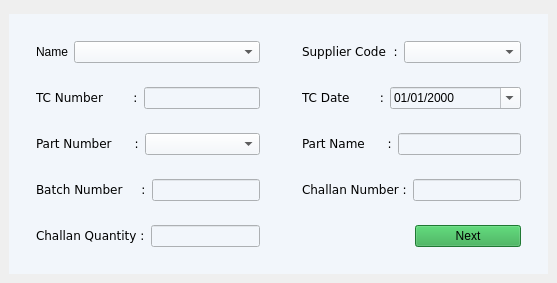
         <widget class="QWidget" name="entryForm">
          <layout class="QHBoxLayout" name="horizontalLayout">
           <property name="spacing">
            <number>0</number>
           </property>
           <property name="leftMargin">
            <number>0</number>
           </property>
           <property name="topMargin">
            <number>5</number>
           </property>
           <property name="rightMargin">
            <number>0</number>
           </property>
           <property name="bottomMargin">
            <number>0</number>
           </property>
           <item>
            <widget class="QFrame" name="subFrame">
             <property name="frameShape">
              <enum>QFrame::NoFrame</enum>
             </property>
             <property name="frameShadow">
              <enum>QFrame::Raised</enum>
             </property>
             <layout class="QVBoxLayout" name="verticalLayout_9">
              <item>
               <widget class="QFrame" name="subFrame_2">
                <property name="styleSheet">
                 <string notr="true">background-color: rgb(242, 246, 251);</string>
                </property>
                <property name="frameShape">
                 <enum>QFrame::NoFrame</enum>
                </property>
                <property name="frameShadow">
                 <enum>QFrame::Raised</enum>
                </property>
                <layout class="QHBoxLayout" name="horizontalLayout_8">
                 <item>
                  <widget class="QFrame" name="leftSubFrame">
                   <property name="frameShape">
                    <enum>QFrame::NoFrame</enum>
                   </property>
                   <property name="frameShadow">
                    <enum>QFrame::Raised</enum>
                   </property>
                   <layout class="QVBoxLayout" name="verticalLayout_10">
                    <item>
                     <widget class="QFrame" name="nameFrame">
                      <property name="frameShape">
                       <enum>QFrame::NoFrame</enum>
                      </property>
                      <property name="frameShadow">
                       <enum>QFrame::Raised</enum>
                      </property>
                      <layout class="QHBoxLayout" name="horizontalLayout_9">
                       <item>
                        <widget class="QLabel" name="namelabel">
                         <property name="styleSheet">
                          <string notr="true">color:black;</string>
                         </property>
                         <property name="text">
                          <string>&lt;html&gt;&lt;head/&gt;&lt;body&gt;&lt;p&gt;Name&lt;/p&gt;&lt;/body&gt;&lt;/html&gt;</string>
                         </property>
                        </widget>
                       </item>
                       <item>
                        <widget class="QComboBox" name="nameDropBox">
                         <property name="sizePolicy">
                          <sizepolicy hsizetype="MinimumExpanding" vsizetype="Fixed">
                           <horstretch>0</horstretch>
                           <verstretch>0</verstretch>
                          </sizepolicy>
                         </property>
                         <property name="styleSheet">
                          <string notr="true">color:black;</string>
                         </property>
                        </widget>
                       </item>
                      </layout>
                     </widget>
                    </item>
                    <item>
                     <widget class="QFrame" name="tcNumberFrame">
                      <property name="frameShape">
                       <enum>QFrame::NoFrame</enum>
                      </property>
                      <property name="frameShadow">
                       <enum>QFrame::Raised</enum>
                      </property>
                      <layout class="QHBoxLayout" name="horizontalLayout_18">
                       <item>
                        <widget class="QLabel" name="tcNumberLabel">
                         <property name="sizePolicy">
                          <sizepolicy hsizetype="Minimum" vsizetype="Preferred">
                           <horstretch>0</horstretch>
                           <verstretch>0</verstretch>
                          </sizepolicy>
                         </property>
                         <property name="styleSheet">
                          <string notr="true">color:black;</string>
                         </property>
                         <property name="text">
                          <string>&lt;html&gt;&lt;head/&gt;&lt;body&gt;&lt;p&gt;&lt;pre&gt;TC Number        :&lt;/pre&gt;&lt;/p&gt;&lt;/body&gt;&lt;/html&gt;</string>
                         </property>
                        </widget>
                       </item>
                       <item>
                        <widget class="QLineEdit" name="tcNumberInput">
                         <property name="styleSheet">
                          <string notr="true">color:black;</string>
                         </property>
                         <property name="text">
                          <string/>
                         </property>
                         <property name="maxLength">
                          <number>7</number>
                         </property>
                         <property name="alignment">
                          <set>Qt::AlignLeading|Qt::AlignLeft|Qt::AlignVCenter</set>
                         </property>
                         <property name="placeholderText">
                          <string/>
                         </property>
                         <property name="clearButtonEnabled">
                          <bool>false</bool>
                         </property>
                        </widget>
                       </item>
                      </layout>
                     </widget>
                    </item>
                    <item>
                     <widget class="QFrame" name="partNumberFrame">
                      <property name="frameShape">
                       <enum>QFrame::NoFrame</enum>
                      </property>
                      <property name="frameShadow">
                       <enum>QFrame::Raised</enum>
                      </property>
                      <layout class="QHBoxLayout" name="horizontalLayout_23">
                       <item>
                        <widget class="QLabel" name="partNumberLabel">
                         <property name="styleSheet">
                          <string notr="true">color:black;
</string>
                         </property>
                         <property name="text">
                          <string>&lt;html&gt;&lt;head/&gt;&lt;body&gt;&lt;p&gt;&lt;pre&gt;Part Number      :&lt;/pre&gt;&lt;/p&gt;&lt;/body&gt;&lt;/html&gt;</string>
                         </property>
                        </widget>
                       </item>
                       <item>
                        <widget class="QComboBox" name="partNumberDropBox">
                         <property name="sizePolicy">
                          <sizepolicy hsizetype="MinimumExpanding" vsizetype="Fixed">
                           <horstretch>0</horstretch>
                           <verstretch>0</verstretch>
                          </sizepolicy>
                         </property>
                         <property name="styleSheet">
                          <string notr="true">color:black;</string>
                         </property>
                        </widget>
                       </item>
                      </layout>
                     </widget>
                    </item>
                    <item>
                     <widget class="QFrame" name="batchNumberFrame">
                      <property name="frameShape">
                       <enum>QFrame::NoFrame</enum>
                      </property>
                      <property name="frameShadow">
                       <enum>QFrame::Raised</enum>
                      </property>
                      <layout class="QHBoxLayout" name="horizontalLayout_20">
                       <item>
                        <widget class="QLabel" name="batchNumberlabel">
                         <property name="styleSheet">
                          <string notr="true">color:black;</string>
                         </property>
                         <property name="text">
                          <string>&lt;html&gt;&lt;head/&gt;&lt;body&gt;&lt;p&gt;&lt;pre&gt;Batch Number     :&lt;/pre&gt;&lt;/p&gt;&lt;/body&gt;&lt;/html&gt;</string>
                         </property>
                        </widget>
                       </item>
                       <item>
                        <widget class="QLineEdit" name="batchNumberInput">
                         <property name="styleSheet">
                          <string notr="true">color:black;</string>
                         </property>
                         <property name="placeholderText">
                          <string/>
                         </property>
                        </widget>
                       </item>
                      </layout>
                     </widget>
                    </item>
                    <item>
                     <widget class="QFrame" name="challanQuantityFrame">
                      <property name="frameShape">
                       <enum>QFrame::NoFrame</enum>
                      </property>
                      <property name="frameShadow">
                       <enum>QFrame::Raised</enum>
                      </property>
                      <layout class="QHBoxLayout" name="horizontalLayout_21">
                       <item>
                        <widget class="QLabel" name="challanQuantityLable">
                         <property name="styleSheet">
                          <string notr="true">color:black;</string>
                         </property>
                         <property name="text">
                          <string>&lt;html&gt;&lt;head/&gt;&lt;body&gt;&lt;p&gt;&lt;pre&gt;Challan Quantity :&lt;/pre&gt;&lt;/p&gt;&lt;/body&gt;&lt;/html&gt;</string>
                         </property>
                        </widget>
                       </item>
                       <item>
                        <widget class="QLineEdit" name="challanQuantityInput">
                         <property name="sizePolicy">
                          <sizepolicy hsizetype="MinimumExpanding" vsizetype="Fixed">
                           <horstretch>0</horstretch>
                           <verstretch>0</verstretch>
                          </sizepolicy>
                         </property>
                         <property name="styleSheet">
                          <string notr="true">color:black;</string>
                         </property>
                         <property name="inputMethodHints">
                          <set>Qt::ImhPreferNumbers</set>
                         </property>
                         <property name="placeholderText">
                          <string/>
                         </property>
                        </widget>
                       </item>
                      </layout>
                     </widget>
                    </item>
                   </layout>
                  </widget>
                 </item>
                 <item>
                  <widget class="QFrame" name="rightSubFrame">
                   <property name="frameShape">
                    <enum>QFrame::NoFrame</enum>
                   </property>
                   <property name="frameShadow">
                    <enum>QFrame::Raised</enum>
                   </property>
                   <layout class="QVBoxLayout" name="verticalLayout_11">
                    <item>
                     <widget class="QFrame" name="supplerCodeFrame">
                      <property name="frameShape">
                       <enum>QFrame::NoFrame</enum>
                      </property>
                      <property name="frameShadow">
                       <enum>QFrame::Raised</enum>
                      </property>
                      <layout class="QHBoxLayout" name="horizontalLayout_25">
                       <item>
                        <widget class="QLabel" name="supplierCodeLabel">
                         <property name="styleSheet">
                          <string notr="true">color:black;</string>
                         </property>
                         <property name="text">
                          <string>&lt;html&gt;&lt;head/&gt;&lt;body&gt;&lt;p&gt;&lt;pre&gt;Supplier Code  :&lt;/pre&gt;&lt;/p&gt;&lt;/body&gt;&lt;/html&gt;</string>
                         </property>
                        </widget>
                       </item>
                       <item>
                        <widget class="QComboBox" name="supplierCodeDropBox">
                         <property name="sizePolicy">
                          <sizepolicy hsizetype="MinimumExpanding" vsizetype="Fixed">
                           <horstretch>0</horstretch>
                           <verstretch>0</verstretch>
                          </sizepolicy>
                         </property>
                         <property name="styleSheet">
                          <string notr="true">color:black;</string>
                         </property>
                        </widget>
                       </item>
                      </layout>
                     </widget>
                    </item>
                    <item>
                     <widget class="QFrame" name="tcDateFrame">
                      <property name="frameShape">
                       <enum>QFrame::NoFrame</enum>
                      </property>
                      <property name="frameShadow">
                       <enum>QFrame::Raised</enum>
                      </property>
                      <layout class="QHBoxLayout" name="horizontalLayout_22">
                       <item>
                        <widget class="QLabel" name="tcDateLabel">
                         <property name="styleSheet">
                          <string notr="true">color:black;</string>
                         </property>
                         <property name="text">
                          <string>&lt;html&gt;&lt;head/&gt;&lt;body&gt;&lt;p&gt;&lt;pre&gt;TC Date        :&lt;/pre&gt;&lt;/p&gt;&lt;/body&gt;&lt;/html&gt;</string>
                         </property>
                        </widget>
                       </item>
                       <item>
                        <widget class="QDateEdit" name="tcDateInput">
                         <property name="sizePolicy">
                          <sizepolicy hsizetype="MinimumExpanding" vsizetype="Fixed">
                           <horstretch>0</horstretch>
                           <verstretch>0</verstretch>
                          </sizepolicy>
                         </property>
                         <property name="styleSheet">
                          <string notr="true">color:black;</string>
                         </property>
                         <property name="inputMethodHints">
                          <set>Qt::ImhDate|Qt::ImhPreferNumbers</set>
                         </property>
                         <property name="buttonSymbols">
                          <enum>QAbstractSpinBox::UpDownArrows</enum>
                         </property>
                         <property name="accelerated">
                          <bool>false</bool>
                         </property>
                         <property name="displayFormat">
                          <string>dd/MM/yyyy</string>
                         </property>
                         <property name="calendarPopup">
                          <bool>true</bool>
                         </property>
                         <property name="timeSpec">
                          <enum>Qt::TimeZone</enum>
                         </property>
                        </widget>
                       </item>
                      </layout>
                     </widget>
                    </item>
                    <item>
                     <widget class="QFrame" name="partNameFrame">
                      <property name="frameShape">
                       <enum>QFrame::NoFrame</enum>
                      </property>
                      <property name="frameShadow">
                       <enum>QFrame::Raised</enum>
                      </property>
                      <layout class="QHBoxLayout" name="horizontalLayout_19">
                       <item>
                        <widget class="QLabel" name="partNameLabel">
                         <property name="sizePolicy">
                          <sizepolicy hsizetype="Preferred" vsizetype="Preferred">
                           <horstretch>0</horstretch>
                           <verstretch>0</verstretch>
                          </sizepolicy>
                         </property>
                         <property name="styleSheet">
                          <string notr="true">color:black;</string>
                         </property>
                         <property name="text">
                          <string>&lt;html&gt;&lt;head/&gt;&lt;body&gt;&lt;p&gt;&lt;pre&gt;Part Name      :&lt;/pre&gt;&lt;/p&gt;&lt;/body&gt;&lt;/html&gt;</string>
                         </property>
                        </widget>
                       </item>
                       <item>
                        <widget class="QLineEdit" name="partNameInput">
                         <property name="styleSheet">
                          <string notr="true">color:black;</string>
                         </property>
                         <property name="text">
                          <string/>
                         </property>
                         <property name="placeholderText">
                          <string/>
                         </property>
                         <property name="clearButtonEnabled">
                          <bool>false</bool>
                         </property>
                        </widget>
                       </item>
                      </layout>
                     </widget>
                    </item>
                    <item>
                     <widget class="QFrame" name="challanNumberFrame">
                      <property name="frameShape">
                       <enum>QFrame::NoFrame</enum>
                      </property>
                      <property name="frameShadow">
                       <enum>QFrame::Raised</enum>
                      </property>
                      <layout class="QHBoxLayout" name="horizontalLayout_24">
                       <item>
                        <widget class="QLabel" name="challanNumberlabel">
                         <property name="styleSheet">
                          <string notr="true">color:black;</string>
                         </property>
                         <property name="text">
                          <string>&lt;html&gt;&lt;head/&gt;&lt;body&gt;&lt;p&gt;&lt;pre&gt;Challan Number :&lt;/pre&gt;&lt;/p&gt;&lt;/body&gt;&lt;/html&gt;</string>
                         </property>
                        </widget>
                       </item>
                       <item>
                        <widget class="QLineEdit" name="challanNumberInput">
                         <property name="styleSheet">
                          <string notr="true">color:black;</string>
                         </property>
                         <property name="text">
                          <string/>
                         </property>
                         <property name="alignment">
                          <set>Qt::AlignLeading|Qt::AlignLeft|Qt::AlignVCenter</set>
                         </property>
                         <property name="placeholderText">
                          <string/>
                         </property>
                         <property name="clearButtonEnabled">
                          <bool>false</bool>
                         </property>
                        </widget>
                       </item>
                      </layout>
                     </widget>
                    </item>
                    <item>
                     <widget class="QFrame" name="NextButtonFrame">
                      <property name="frameShape">
                       <enum>QFrame::NoFrame</enum>
                      </property>
                      <property name="frameShadow">
                       <enum>QFrame::Raised</enum>
                      </property>
                      <layout class="QHBoxLayout" name="horizontalLayout_26">
                       <item>
                        <widget class="QFrame" name="dummyFrame_4">
                         <property name="frameShape">
                          <enum>QFrame::NoFrame</enum>
                         </property>
                         <property name="frameShadow">
                          <enum>QFrame::Raised</enum>
                         </property>
                        </widget>
                       </item>
                       <item>
                        <widget class="QPushButton" name="nextButton1">
                         <property name="styleSheet">
                          <string notr="true">color:black;
background-color: rgb(45, 168, 72);</string>
                         </property>
                         <property name="text">
                          <string>Next</string>
                         </property>
                        </widget>
                       </item>
                      </layout>
                     </widget>
                    </item>
                   </layout>
                  </widget>
                 </item>
                </layout>
               </widget>
              </item>
             </layout>
            </widget>
           </item>
           <item>
            <widget class="QFrame" name="dummyFrame_3">
             <property name="autoFillBackground">
              <bool>false</bool>
             </property>
             <property name="frameShape">
              <enum>QFrame::NoFrame</enum>
             </property>
             <property name="frameShadow">
              <enum>QFrame::Raised</enum>
             </property>
            </widget>
           </item>
          </layout>
         </widget>
